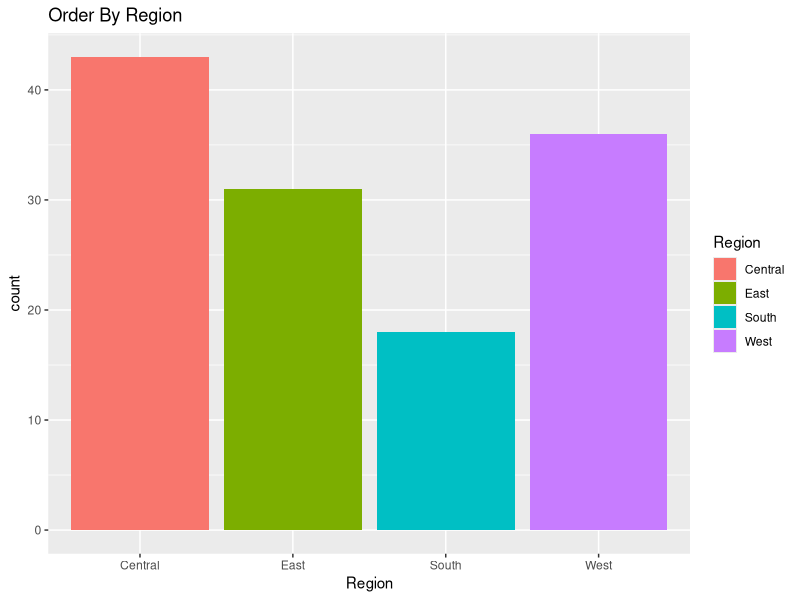
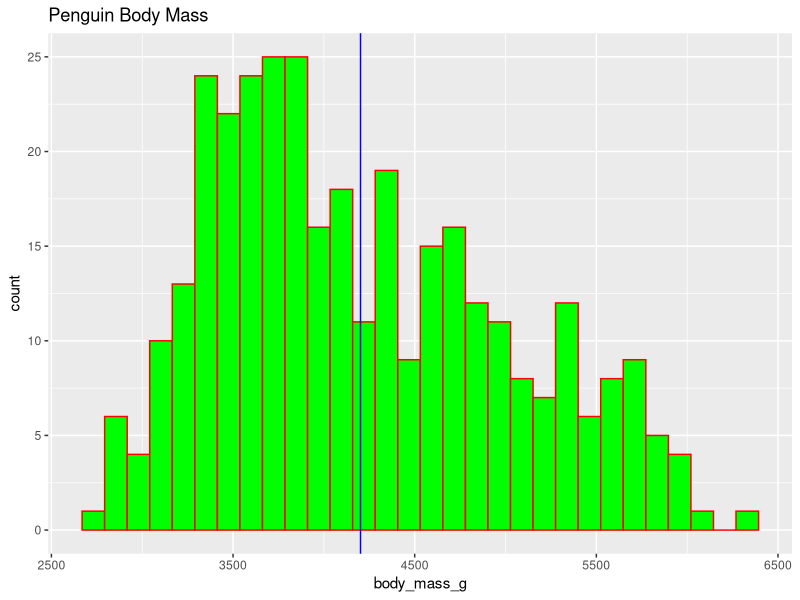
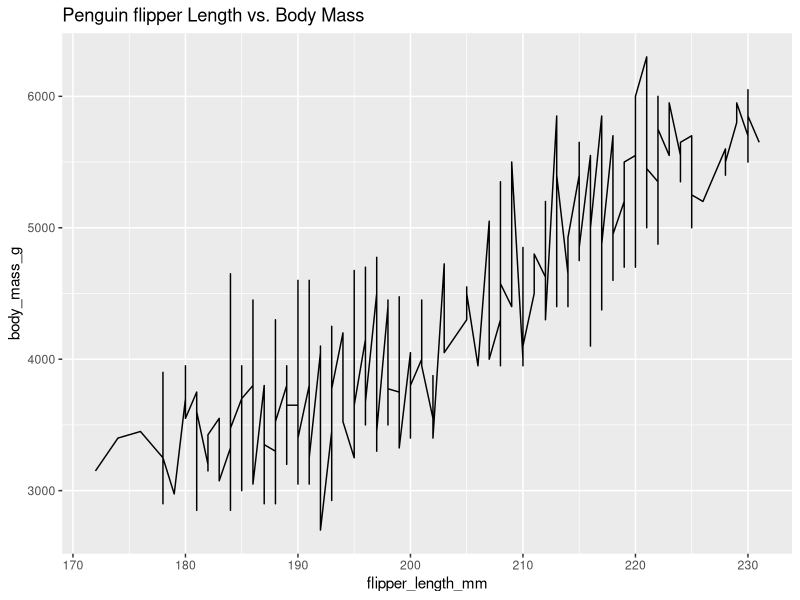

Recreate these plots in R, in order.
## ---- chunk 1
knitr::opts_chunk$set(echo = TRUE)
## ---- chunk 2

#1a.
library(tidyverse)

#1b.
super <- read.csv("Superstores.csv")

#1c.
total_sales <- super %>% filter(Category == "Office Supplies") %>% summarise(total_sales = sum(Sales))
total_sales

#1d.
superCali <- super %>% filter(State == "California")
head(superCali)

#1e.You can use your creativity to produce different layouts.
ggplot(super, aes(x = Region, fill = Region)) + geom_bar() + labs(title = "Order By Region")

## ---- chunk 3
library(palmerpenguins)
#2a.

head(penguins)

#2b.
# specify the width of the bins to suit your need
average_body_mass <- mean(penguins$body_mass_g, na.rm = TRUE)

ggplot(penguins, aes(x = body_mass_g)) + geom_histogram(fill = "green", color = "red") + geom_vline(xintercept = average_body_mass, color = "blue", linetype = "solid") + labs(title = "Penguin Body Mass")

## ---- chunk 4

ggplot(penguins, aes(x = flipper_length_mm, y = body_mass_g)) + geom_line() + labs(title = "Penguin flipper Length vs. Body Mass")

